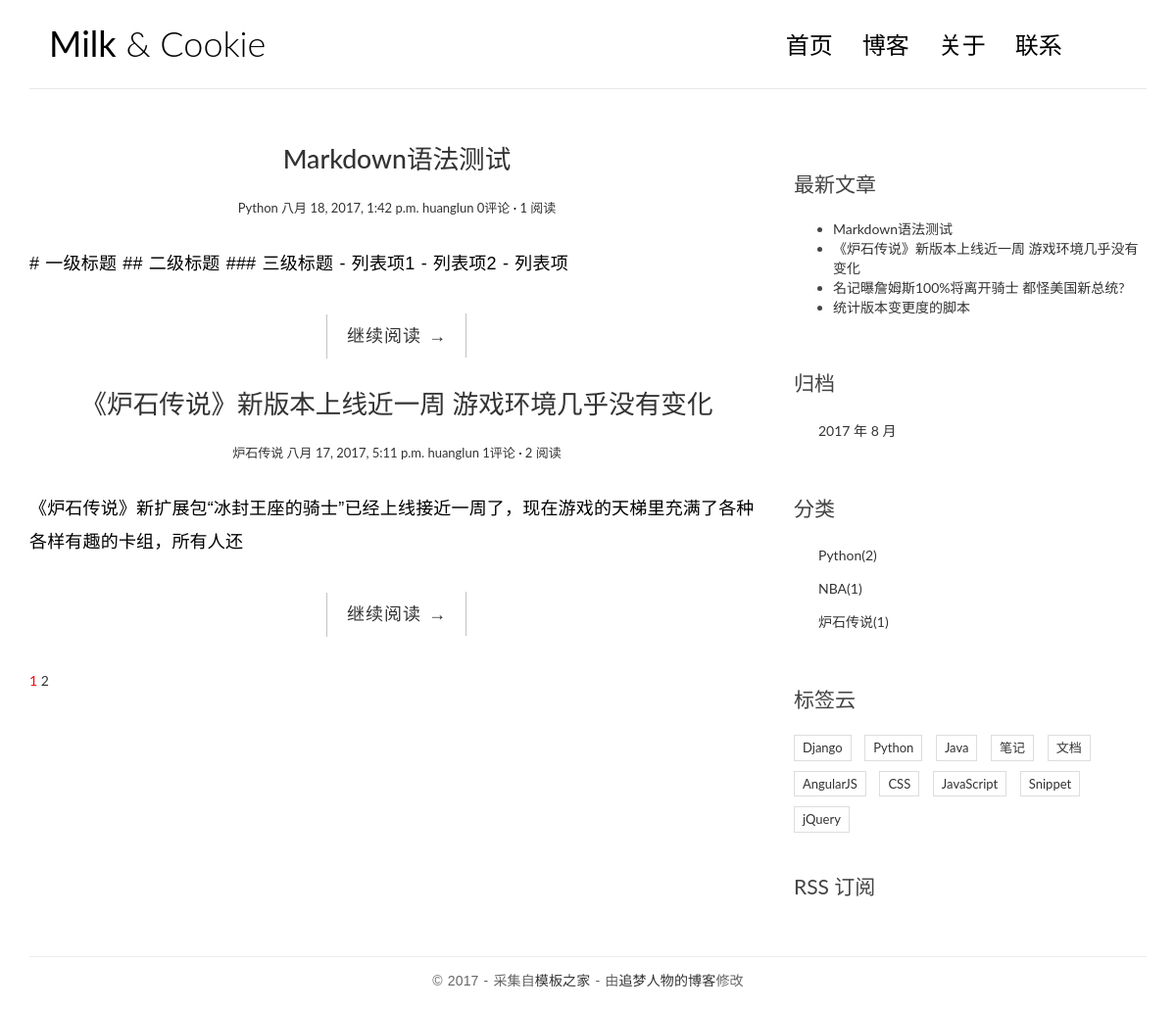
The page / on the database its author committed.
### blog/models.py (models this page shows, shortened)
@python_2_unicode_compatible
class Article(models.Model):
    title = models.CharField(max_length=70)
    body = models.TextField()
    created_time = models.DateTimeField()
    modified_time = models.DateTimeField()
    excerpt = models.CharField(max_length=200, blank=True)
    category = models.ForeignKey(Category)
    tags = models.ManyToManyField(Tag, blank=True)
    author = models.ForeignKey(User)
    views = models.PositiveIntegerField(default=0)
    def get_absolute_url(self):
        return reverse('blog:detail', kwargs={'pk': self.pk})
    class Meta:
        ordering = ['-created_time']

@python_2_unicode_compatible
class Category(models.Model):
    name = models.CharField(max_length=100)

### blog/views.py (the view, shortened to what this page needs)
# urls.py: url(r'^$', views.IndexView.as_view(), name='index'),
class IndexView(ListView):
    model = Article
    template_name = 'blog/index.html'
    context_object_name = 'articles_list'
    paginate_by = 2
    def get_context_data(self, **kwargs):
        context = super().get_context_data(**kwargs)
        paginator = context.get('paginator')
        page = context.get('page_obj')
        is_paginated = context.get('is_paginated')
        pagination_data = self.pagination_data(paginator, page, is_paginated)
        context.update(pagination_data)
        return context
    def pagination_data(self, paginator, page, is_paginated):
        if not is_paginated:
            return {}
        left = []
        right = []
        left_has_more = False
        right_has_more = False
        first = False
        last = False
        page_number = page.number
        total_pages = paginator.num_pages
        page_range = paginator.page_range
        if page_number == 1:
            right = page_range[page_number:page_number + 2]
            if right[-1] < total_pages - 1:
                right_has_more = True
            if right[-1] < total_pages:
                last = True
        elif page_number == total_pages:
            left = page_range[(page_number - 3) if (page_number - 3) > 0 else 0:page_number - 1]
            if left[0] > 2:
                left_has_more = True
            if left[0] > 1:
                first = True
        context = {
            'left': left,
            'right': right,
            'left_has_more': left_has_more,
            'right_has_more': right_has_more,
            'first': first,
            'last': last,
        }
        return context

### blog/templatetags/blog_tags.py (called while the page is built)
@register.simple_tag
def get_recent_articles(num=5):
    return Article.objects.all().order_by('-created_time')[:num]

@register.simple_tag
def archives():
    return Article.objects.dates('created_time', 'month', order='DESC')

@register.simple_tag
def get_categories():
    category_list = Category.objects.annotate(num_articles=Count('article'))
    return category_list

### templates/blog/index.html (shortened to what this page needs)
{% extends 'blog/base.html' %}
{% block main %}
    {% for article in articles_list %}
        <article class="article article-{{ article.pk }}">
            <header class="entry-header">
                <h1 class="entry-title">
                    <a href="{{ article.get_absolute_url }}">{{ article.title }}</a>
                </h1>
                <div class="entry-meta">
                    <span class="article-category"><a href="#">{{ article.category.name }}</a></span>
                    <span class="article-date">
                        <a href="#">
                            <time class="entry-date" datetime="{{ article.created_time }}">{{ article.created_time }}
                            </time>
                        </a>
                    </span>
                    <span class="article-author"><a href="#">{{ article.author }}</a></span>
                    <span class="comments-link"><a href="#">{{ article.comment_set.count }}评论</a></span>
                    <span class="views-count"><a href="#">{{ article.views }} 阅读</a></span>
                </div>
            </header>
            <div class="entry-content clearfix">
                <p>{{ article.body|truncatechars:54 }}</p>
                <div class="read-more cl-effect-14">
                    <a href="{{ article.get_absolute_url }}" class="more-link">
                        继续阅读
                        <span class="meta-nav">→</span>
                    </a>
                </div>
            </div>
        </article>
    {% empty %}
        <div class="no-article">暂时还没有发布的文章！</div>
    {% endfor %}
    {% if is_paginated %}
        <div class="pagination">
            <a href="?page={{ page_obj.number }}" style="color:red">{{ page_obj.number }}</a>
            {% if right %}
                {% for i in right %}
                    <a href="?page={{ i }}">{{ i }}</a>
                {% endfor %}
            {% endif %}
        </div>
        {% endif %}
{% endblock main %}

### templates/blog/base.html (shortened to what this page needs)
{% load staticfiles %}
{% load blog_tags %}
<!DOCTYPE html>
<html>
<head>
    <link rel="stylesheet" href="http://code.ionicframework.com/ionicons/2.0.1/css/ionicons.min.css">
    <link rel="stylesheet" href="{% static 'blog/css/bootstrap.min.css' %}">
    <link rel="stylesheet" href="{% static 'blog/css/pace.css' %}">
    <link rel="stylesheet" href="{% static 'blog/css/custom.css' %}">
    <link rel="stylesheet" href="{% static 'blog/css/highlights/github.css' %}">
</head>
<body>
<div class="container">
    <header id="site-header">
        <div class="row">
            <div class="col-md-4 col-sm-5 col-xs-8">
                <div class="logo">
                    <h1><a href="{% url 'blog:index' %}"><b>Milk</b> &amp; Cookie</a> </h1>
                </div>
            </div>
            <div class="col-md-8 col-sm-7 col-xs-4">
                <nav class="main-nav" role="navigation">
                    <div class="collapse navbar-collapse" id="bs-example-navbar-collapse-1">
                        <ul class="nav navbar-nav navbar-right">
                            <li class="cl-effect-11"><a href="{% url 'blog:index' %}" data-hover="首页">首页</a></li>
                            <li class="cl-effect-11"><a href="{% url 'blog:index' %}" data-hover="博客">博客</a></li>
                            <li class="cl-effect-11"><a href="{% url 'blog:index' %}" data-hover="关于">关于</a></li>
                            <li class="cl-effect-11"><a href="{% url 'blog:index' %}" data-hover="联系">联系</a></li>
                        </ul>
                    </div>
                </nav>
            </div>
        </div>
    </header>
</div>
<div class="content-body">
    <div class="container">
        <div class="row">
            <main class="col-md-8">
                {% block main %}
                {% endblock main %}
            </main>
            <aside class="col-md-4">
                <div class="widget widget-recent-articles">
                    <h3 class="widget-title">最新文章</h3>
                    {% get_recent_articles as recent_article_list %}
                    <ul>
                        {% for article in recent_article_list %}
                            <li>
                                <a href="{{ article.get_absolute_url }}">{{ article.title }}</a>
                            </li>
                        {% empty %}
                            暂无文章！
                        {% endfor %}
                    </ul>
                </div>
                <div class="widget widget-archives">
                    <h3 class="widget-title">归档</h3>
                    {% archives as date_list %}
                    <ul>
                        {% for date in date_list %}
                            <li>
                                <a href="{% url 'blog:archives' date.year date.month %}">
                                    {{ date.year }} 年 {{ date.month }} 月
                                </a>
                            </li>
                        {% empty %}
                            暂无归档！
                        {% endfor %}
                    </ul>
                </div>
                <div class="widget widget-category">
                    <h3 class="widget-title">分类</h3>
                    {% get_categories as category_list %}
                    <ul>
                        {% for category in category_list %}
                            <li>
                                <a href="{% url 'blog:category' category.pk %}">
                                    {{ category.name }}({{ category.num_articles }})
                                </a>
                            </li>
                        {% empty %}
                            暂无分类！
                        {% endfor %}
                    </ul>
                </div>
                <div class="widget widget-tag-cloud">
                    <h3 class="widget-title">标签云</h3>
                    <ul>
                        <li>
                            <a href="#">Django</a>
                        </li>
                        <li>
                            <a href="#">Python</a>
                        </li>
                        <li>
                            <a href="#">Java</a>
                        </li>
                        <li>
                            <a href="#">笔记</a>
                        </li>
                        <li>
                            <a href="#">文档</a>
                        </li>
                        <li>
                            <a href="#">AngularJS</a>
                        </li>
                        <li>
                            <a href="#">CSS</a>
                        </li>
                        <li>
                            <a href="#">JavaScript</a>
                        </li>
                        <li>
                            <a href="#">Snippet</a>
                        </li>
                        <li>
                            <a href="#">jQuery</a>
                        </li>
                    </ul>
                </div>
                <div class="rss">
                    <a href=""> RSS 订阅</a>
                </div>
            </aside>
        </div>
    </div>
</div>
<footer id="site-footer">
    <div class="container">
        <div class="row">
            <div class="col-md-12">
                <p class="copyright">&copy 2017 - 采集自<a href="http://www.cssmoban.com/"
                                                        target="_blank" title="模板之家">模板之家</a>
                    - 由<a href="http://zmrenwu.com/" title="网页模板" target="_blank">追梦人物的博客</a>修改
                </p>
            </div>
        </div>
    </div>
</footer>
</body>
</html>

### blog/static/blog/css/custom.css (style rules this page uses)
* { outline: none; }
h1, h2, h3, h4, h5, h6 { margin-top: 0; }
b { font-weight: 400; }
a { color: #333; }
body { color: #444; font-family: 'Lato', sans-serif; }
p { font-family: 'Ubuntu', sans-serif; font-weight: 400; word-spacing: 1px; letter-spacing: 0.01em; }
#site-header { background-color: #FFF; padding: 25px 20px; margin-bottom: 40px; border-bottom: 1px solid #e7e7e7; }
.logo h1 a { color: #000; }
.logo h1 { margin: 0; font-family: 'Lato', sans-serif; font-weight: 300; }
.main-nav { margin-top: 11px; max-width: 95%; }
.main-nav a { color: #000000 !important; padding: 0 0 5px 0 !important; margin-right: 30px; font-family: 'Lato', sans-serif; font-weight: 300; font-size: 24px; }
.cl-effect-11 a { padding: 10px 0; color: #0972b4; text-shadow: none; }
.cl-effect-11 a::before { position: absolute; top: 0; left: 0; overflow: hidden; padding: 0 0 5px 0 !important; max-width: 0; border-bottom: 1px solid #000; color: #000; content: attr(data-hover); white-space: nowrap; -webkit-transition: max-width 0.5s; -moz-transition: max-width 0.5s; transition: max-width 0.5s; }
.content-body { padding-bottom: 4em; }
.entry-title { text-align: center; font-size: 1.9em; margin-bottom: 20px; line-height: 1.6; padding: 10px 20px 0; }
.entry-meta { text-align: center; color: #DDDDDD; font-size: 13px; margin-bottom: 30px; }
.entry-content { font-size: 18px; line-height: 1.9; font-weight: 300; color: #000; }
.post-category::after, .post-date::after, .post-author::after, .comments-link::after { content: ' ·'; color: #000; }
.read-more { font-family: 'Ubuntu', sans-serif; font-weight: 400; word-spacing: 1px; letter-spacing: 0.01em; text-align: center; margin-top: 20px; }
.cl-effect-14 a { padding: 0 20px; height: 45px; line-height: 45px; position: relative; display: inline-block; margin: 15px 25px; letter-spacing: 1px; font-weight: 400; text-shadow: 0 0 1px rgba(255, 255, 255, 0.3); }
.cl-effect-14 a::before, .cl-effect-14 a::after { position: absolute; width: 45px; height: 1px; background: #C3C3C3; content: ''; -webkit-transition: all 0.3s; -moz-transition: all 0.3s; transition: all 0.3s; pointer-events: none; }
.cl-effect-14 a::before { top: 0; left: 0; -webkit-transform: rotate(90deg); -moz-transform: rotate(90deg); transform: rotate(90deg); -webkit-transform-origin: 0 0; -moz-transform-origin: 0 0; transform-origin: 0 0; }
.cl-effect-14 a::after { right: 0; bottom: 0; -webkit-transform: rotate(90deg); -moz-transform: rotate(90deg); transform: rotate(90deg); -webkit-transform-origin: 100% 0; -moz-transform-origin: 100% 0; transform-origin: 100% 0; }
.widget { background: #fff; padding: 30px 0 0; }
.widget-title { font-size: 1.5em; margin-bottom: 20px; line-height: 1.6; padding: 10px 0 0; font-weight: 400; }
.widget-archives ul { padding: 0; margin: 0; padding-left: 25px; }
.widget-archives ul li { list-style-type: none; position: relative; line-height: 170%; margin-bottom: 10px; }
.widget-archives ul li::before { content: '\f3f3'; font-family: "Ionicons"; position: absolute; left: -25px; top: 1px; font-size: 16px; color: #000; }
.widget-category ul { padding: 0; margin: 0; padding-left: 25px; }
.widget-category ul li { list-style-type: none; position: relative; line-height: 170%; margin-bottom: 10px; }
.widget-category ul li::before { content: '\f3fe'; font-family: "Ionicons"; position: absolute; left: -25px; top: 1px; font-size: 18px; color: #000; }
.widget-tag-cloud ul { padding: 0; margin: 0; margin-right: -10px; }
.widget-tag-cloud ul li { list-style-type: none; font-size: 13px; display: inline-block; margin-right: 10px; margin-bottom: 10px; padding: 3px 8px; border: 1px solid #ddd; }
.rss { font-size: 21px; margin-top: 30px; }
.rss a { color: #444; }
#site-footer { padding-top: 10px; padding: 0 0 1.5em 0; }
.copyright { text-align: center; padding-top: 1em; margin: 0; border-top: 1px solid #eee; color: #666; }

### rows shown on the page
Article: title "Markdown语法测试", category.name "Python", created_time "八月 18, 2017, 1:42 p.m.", author "huanglun", comment_set.count "0", views "1", body "# 一级标题 ## 二级标题 ### 三级标题 - 列表项1 - 列表项2 - 列表项"
Article: title "《炉石传说》新版本上线近一周 游戏环境几乎没有变化", category.name "炉石传说", created_time "八月 17, 2017, 5:11 p.m.", author "huanglun", comment_set.count "1", views "2", body "《炉石传说》新扩展包“冰封王座的骑士”已经上线接近一周了，现在游戏的天梯里充满了各种各样有趣的卡组，所有人还"
Article: title "名记曝詹姆斯100%将离开骑士 都怪美国新总统?"
Article: title "统计版本变更度的脚本"
Category: name "Python", num_articles "2"
Category: name "NBA", num_articles "1"
Category: name "炉石传说", num_articles "1"

### other values the page prints
{{ page_obj.number }} "1"
{{ i }} "2"
{{ date.year }} "2017"
{{ date.month }} "8"
